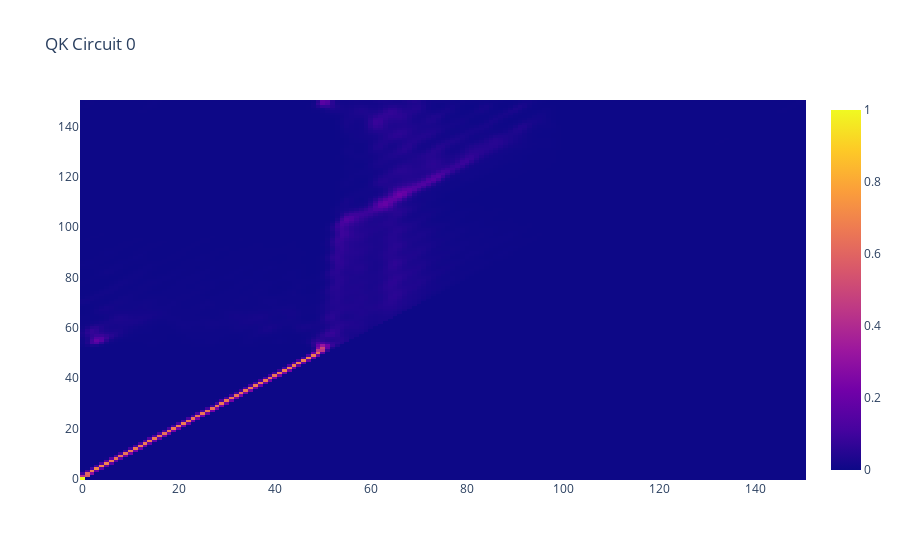

Write notebook code for a chart like this one.
### Code cell
def mask_scores(attn_scores: Float[Tensor, "heads length length"]) -> Float[Tensor, "heads length length"]:
    '''Mask the attention scores so that tokens don't attend to previous tokens.'''
    mask = torch.tril(torch.ones_like(attn_scores)).bool()
    neg_inf = torch.tensor(-1.0e6).to(attn_scores.device)
    masked_attn_scores = torch.where(mask, attn_scores, neg_inf)
    return masked_attn_scores


for head in range(h):
    # view OV circuit
    W_pos = model.cache["W_pos"]
    pos_by_pos_scores = W_pos @ model.layers[0].attn.layer_fn.cache['W_QK'][head] @ W_pos.T # (vocab_size, vocab_size)
    masked_scaled = mask_scores(pos_by_pos_scores / ((d_model // h) ** 0.5))
    pos_by_pos_pattern = torch.softmax(masked_scaled, dim=-1)
    plotly_fig = go.Figure(data=go.Heatmap(z=pos_by_pos_pattern.numpy()))
    plotly_fig.update_layout(title=f'QK Circuit {head}')
    pyo.iplot(plotly_fig)

### Figure 1 — Plotly figure (JSON) as saved in the notebook; plotly's stock layout.template omitted (floating-point values rounded to 4 significant figures; data arrays with more than 128 entries replaced by an {"elided": "..."} marker saying what was removed)
{"data": [{"type": "heatmap", "z": {"elided": "151x151 float values"}}], "layout": {"title": {"text": "QK Circuit 0"}}}
